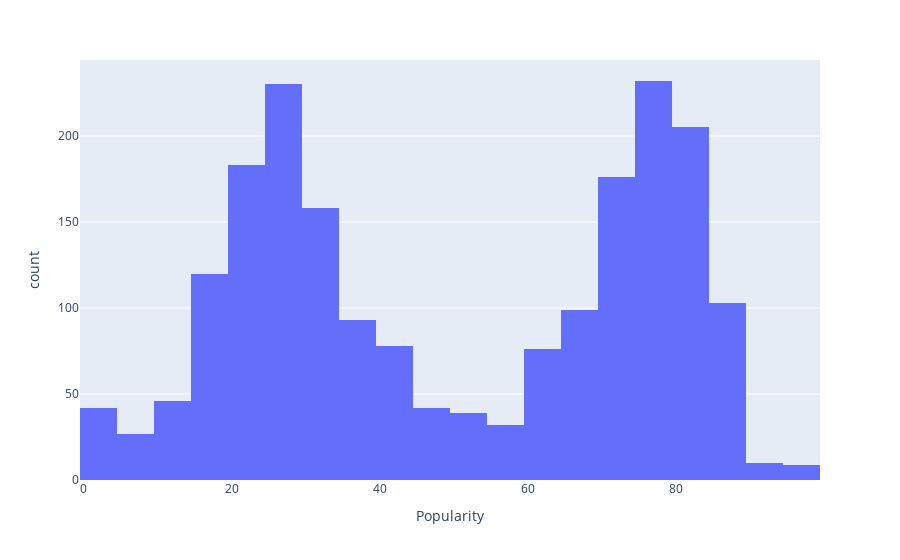

The notebook cell this image was saved under:
### Code cell
fig = px.histogram(samples, x = "Popularity", nbins = 20)
fig.show()

### Figure 1 — Plotly figure (JSON) as saved in the notebook; plotly's stock layout.template omitted (floating-point values rounded to 4 significant figures; data arrays with more than 128 entries replaced by an {"elided": "..."} marker saying what was removed)
{"data": [{"alignmentgroup": "True", "bingroup": "x", "hovertemplate": "Popularity=%{x}<br>count=%{y}<extra></extra>", "legendgroup": "", "marker": {"color": "#636efa"}, "name": "", "nbinsx": 20, "offsetgroup": "", "orientation": "v", "showlegend": false, "type": "histogram", "x": {"elided": "2000 int values"}, "xaxis": "x", "yaxis": "y"}], "layout": {"barmode": "relative", "legend": {"tracegroupgap": 0}, "margin": {"t": 60}, "xaxis": {"anchor": "y", "domain": [0, 1], "title": {"text": "Popularity"}}, "yaxis": {"anchor": "x", "domain": [0, 1], "title": {"text": "count"}}}}
